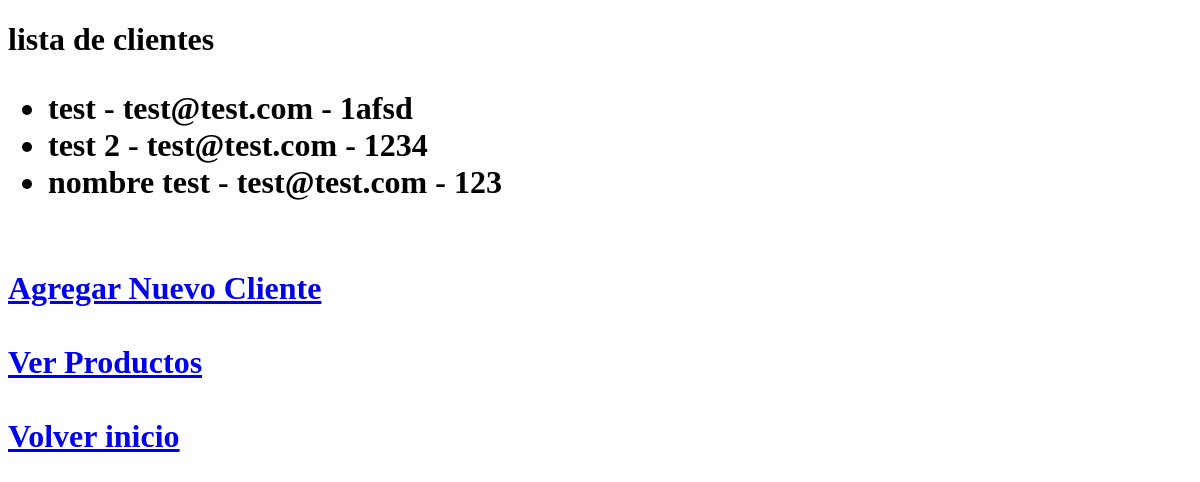
The page /productos/clientes/ on the database as committed earlier.
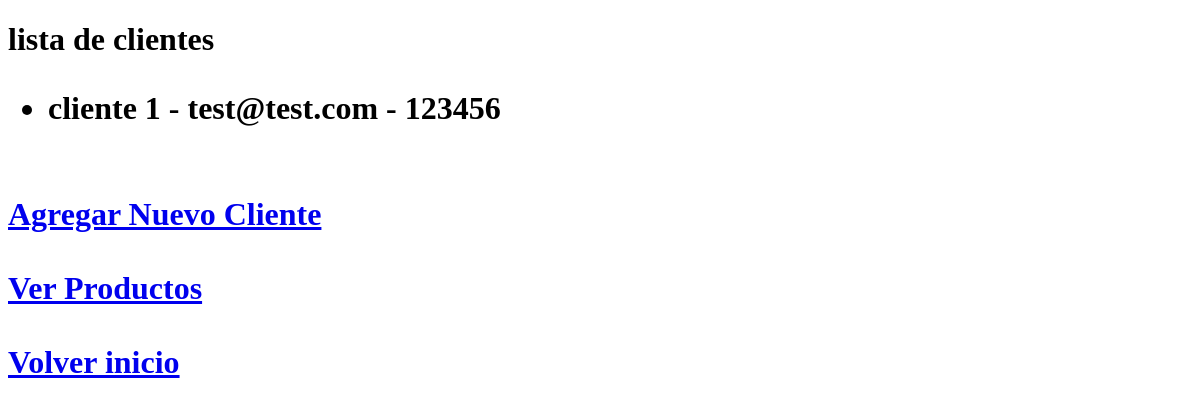
The same page on the database as committed later.
### productos/models.py (models this page shows, shortened)
class Cliente(models.Model):
    nombre = models.CharField(max_length=200)
    email = models.EmailField()
    telefono = models.CharField(max_length=15)

### productos/views.py (the view)
# urls.py: path('clientes/', listar_clientes, name='listar_clientes'),
def listar_clientes(request):
    clientes = Cliente.objects.all()
    return render(request, 'listar_clientes.html', {'clientes': clientes})

### productos/templates/listar_clientes.html (shortened to what this page needs)
<!DOCTYPE html>
<html lang="es">
<head>
</head>
<body>
    <h1>lista de clientes</h>
    <ul>
        {% for cliente in clientes%}
        <li>{{ cliente.nombre }} - {{ cliente.email }} - {{ cliente.telefono }}</li>
        {% endfor %}
    </ul>
    <br>
    <a href="{% url 'agregar_cliente' %}">Agregar Nuevo Cliente</a>
    <br>
    <br>
    <a href="{% url 'listar_productos' %}">Ver Productos</a>
    <br>
    <br>
    <a href="{% url 'inicio' %}">Volver inicio</a>
</body>
</html>

Rows that differ between the two databases and show on the page:
removed Cliente: nombre "test", email "test@test.com", telefono "1afsd"
removed Cliente: nombre "test 2", email "test@test.com", telefono "1234"
removed Cliente: nombre "nombre test", email "test@test.com", telefono "123"
added Cliente: nombre "cliente 1", email "test@test.com", telefono "123456"
